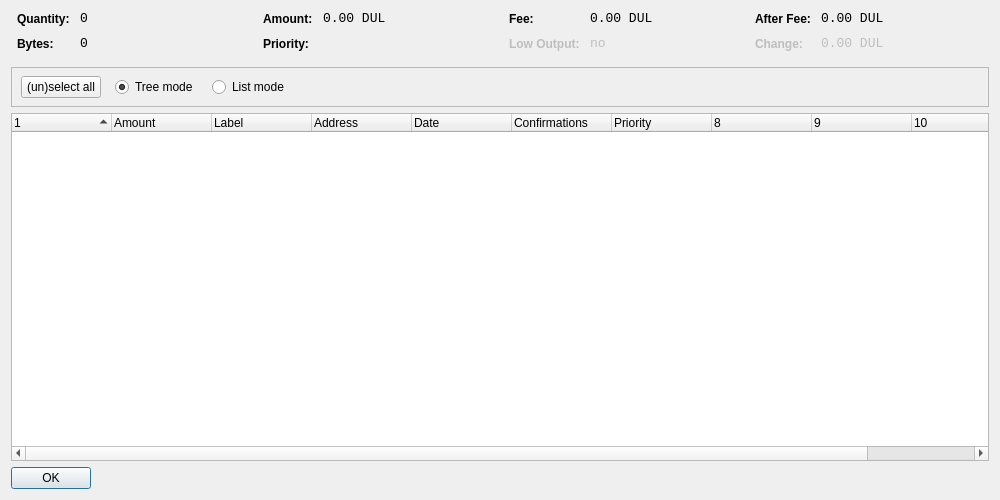
<?xml version="1.0" encoding="UTF-8"?>
<ui version="4.0">
 <class>CoinControlDialog</class>
 <widget class="QDialog" name="CoinControlDialog">
  <property name="geometry">
   <rect>
    <x>0</x>
    <y>0</y>
    <width>1000</width>
    <height>500</height>
   </rect>
  </property>
  <property name="windowTitle">
   <string>Coin Control</string>
  </property>
  <layout class="QVBoxLayout" name="verticalLayout">
   <item>
    <layout class="QHBoxLayout" name="horizontalLayoutTop" stretch="0,0,0,0">
     <property name="topMargin">
      <number>0</number>
     </property>
     <property name="bottomMargin">
      <number>10</number>
     </property>
     <item>
      <layout class="QFormLayout" name="formLayoutCoinControl1">
       <property name="horizontalSpacing">
        <number>10</number>
       </property>
       <property name="verticalSpacing">
        <number>10</number>
       </property>
       <property name="leftMargin">
        <number>6</number>
       </property>
       <property name="rightMargin">
        <number>6</number>
       </property>
       <item row="0" column="0">
        <widget class="QLabel" name="labelCoinControlQuantityText">
         <property name="styleSheet">
          <string notr="true">font-weight:bold;</string>
         </property>
         <property name="text">
          <string>Quantity:</string>
         </property>
        </widget>
       </item>
       <item row="0" column="1">
        <widget class="QLabel" name="labelCoinControlQuantity">
         <property name="font">
          <font>
           <family>Monospace</family>
           <pointsize>10</pointsize>
          </font>
         </property>
         <property name="cursor">
          <cursorShape>IBeamCursor</cursorShape>
         </property>
         <property name="contextMenuPolicy">
          <enum>Qt::ActionsContextMenu</enum>
         </property>
         <property name="text">
          <string>0</string>
         </property>
         <property name="textInteractionFlags">
          <set>Qt::LinksAccessibleByMouse|Qt::TextSelectableByKeyboard|Qt::TextSelectableByMouse</set>
         </property>
        </widget>
       </item>
       <item row="1" column="0">
        <widget class="QLabel" name="labelCoinControlBytesText">
         <property name="styleSheet">
          <string notr="true">font-weight:bold;</string>
         </property>
         <property name="text">
          <string>Bytes:</string>
         </property>
        </widget>
       </item>
       <item row="1" column="1">
        <widget class="QLabel" name="labelCoinControlBytes">
         <property name="font">
          <font>
           <family>Monospace</family>
           <pointsize>10</pointsize>
          </font>
         </property>
         <property name="cursor">
          <cursorShape>IBeamCursor</cursorShape>
         </property>
         <property name="contextMenuPolicy">
          <enum>Qt::ActionsContextMenu</enum>
         </property>
         <property name="text">
          <string>0</string>
         </property>
         <property name="textInteractionFlags">
          <set>Qt::LinksAccessibleByMouse|Qt::TextSelectableByKeyboard|Qt::TextSelectableByMouse</set>
         </property>
        </widget>
       </item>
      </layout>
     </item>
     <item>
      <layout class="QFormLayout" name="formLayoutCoinControl2">
       <property name="horizontalSpacing">
        <number>10</number>
       </property>
       <property name="verticalSpacing">
        <number>10</number>
       </property>
       <property name="leftMargin">
        <number>6</number>
       </property>
       <property name="rightMargin">
        <number>6</number>
       </property>
       <item row="0" column="0">
        <widget class="QLabel" name="labelCoinControlAmountText">
         <property name="styleSheet">
          <string notr="true">font-weight:bold;</string>
         </property>
         <property name="text">
          <string>Amount:</string>
         </property>
        </widget>
       </item>
       <item row="0" column="1">
        <widget class="QLabel" name="labelCoinControlAmount">
         <property name="font">
          <font>
           <family>Monospace</family>
           <pointsize>10</pointsize>
          </font>
         </property>
         <property name="cursor">
          <cursorShape>IBeamCursor</cursorShape>
         </property>
         <property name="contextMenuPolicy">
          <enum>Qt::ActionsContextMenu</enum>
         </property>
         <property name="text">
          <string>0.00 DUL</string>
         </property>
         <property name="textInteractionFlags">
          <set>Qt::LinksAccessibleByMouse|Qt::TextSelectableByKeyboard|Qt::TextSelectableByMouse</set>
         </property>
        </widget>
       </item>
       <item row="1" column="0">
        <widget class="QLabel" name="labelCoinControlPriorityText">
         <property name="styleSheet">
          <string notr="true">font-weight:bold;</string>
         </property>
         <property name="text">
          <string>Priority:</string>
         </property>
        </widget>
       </item>
       <item row="1" column="1">
        <widget class="QLabel" name="labelCoinControlPriority">
         <property name="font">
          <font>
           <family>Monospace</family>
           <pointsize>10</pointsize>
          </font>
         </property>
         <property name="cursor">
          <cursorShape>IBeamCursor</cursorShape>
         </property>
         <property name="contextMenuPolicy">
          <enum>Qt::ActionsContextMenu</enum>
         </property>
         <property name="text">
          <string/>
         </property>
         <property name="textInteractionFlags">
          <set>Qt::LinksAccessibleByMouse|Qt::TextSelectableByKeyboard|Qt::TextSelectableByMouse</set>
         </property>
        </widget>
       </item>
      </layout>
     </item>
     <item>
      <layout class="QFormLayout" name="formLayoutCoinControl3">
       <property name="horizontalSpacing">
        <number>10</number>
       </property>
       <property name="verticalSpacing">
        <number>10</number>
       </property>
       <property name="leftMargin">
        <number>6</number>
       </property>
       <property name="rightMargin">
        <number>6</number>
       </property>
       <item row="0" column="0">
        <widget class="QLabel" name="labelCoinControlFeeText">
         <property name="styleSheet">
          <string notr="true">font-weight:bold;</string>
         </property>
         <property name="text">
          <string>Fee:</string>
         </property>
        </widget>
       </item>
       <item row="0" column="1">
        <widget class="QLabel" name="labelCoinControlFee">
         <property name="font">
          <font>
           <family>Monospace</family>
           <pointsize>10</pointsize>
          </font>
         </property>
         <property name="cursor">
          <cursorShape>IBeamCursor</cursorShape>
         </property>
         <property name="contextMenuPolicy">
          <enum>Qt::ActionsContextMenu</enum>
         </property>
         <property name="text">
          <string>0.00 DUL</string>
         </property>
         <property name="textInteractionFlags">
          <set>Qt::LinksAccessibleByMouse|Qt::TextSelectableByKeyboard|Qt::TextSelectableByMouse</set>
         </property>
        </widget>
       </item>
       <item row="1" column="0">
        <widget class="QLabel" name="labelCoinControlLowOutputText">
         <property name="enabled">
          <bool>false</bool>
         </property>
         <property name="styleSheet">
          <string notr="true">font-weight:bold;</string>
         </property>
         <property name="text">
          <string>Low Output:</string>
         </property>
        </widget>
       </item>
       <item row="1" column="1">
        <widget class="QLabel" name="labelCoinControlLowOutput">
         <property name="enabled">
          <bool>false</bool>
         </property>
         <property name="font">
          <font>
           <family>Monospace</family>
           <pointsize>10</pointsize>
          </font>
         </property>
         <property name="cursor">
          <cursorShape>IBeamCursor</cursorShape>
         </property>
         <property name="contextMenuPolicy">
          <enum>Qt::ActionsContextMenu</enum>
         </property>
         <property name="text">
          <string>no</string>
         </property>
         <property name="textInteractionFlags">
          <set>Qt::LinksAccessibleByMouse|Qt::TextSelectableByKeyboard|Qt::TextSelectableByMouse</set>
         </property>
        </widget>
       </item>
      </layout>
     </item>
     <item>
      <layout class="QFormLayout" name="formLayoutCoinControl4">
       <property name="horizontalSpacing">
        <number>10</number>
       </property>
       <property name="verticalSpacing">
        <number>10</number>
       </property>
       <property name="leftMargin">
        <number>6</number>
       </property>
       <property name="rightMargin">
        <number>6</number>
       </property>
       <item row="0" column="0">
        <widget class="QLabel" name="labelCoinControlAfterFeeText">
         <property name="styleSheet">
          <string notr="true">font-weight:bold;</string>
         </property>
         <property name="text">
          <string>After Fee:</string>
         </property>
        </widget>
       </item>
       <item row="0" column="1">
        <widget class="QLabel" name="labelCoinControlAfterFee">
         <property name="font">
          <font>
           <family>Monospace</family>
           <pointsize>10</pointsize>
          </font>
         </property>
         <property name="cursor">
          <cursorShape>IBeamCursor</cursorShape>
         </property>
         <property name="contextMenuPolicy">
          <enum>Qt::ActionsContextMenu</enum>
         </property>
         <property name="text">
          <string>0.00 DUL</string>
         </property>
         <property name="textInteractionFlags">
          <set>Qt::LinksAccessibleByMouse|Qt::TextSelectableByKeyboard|Qt::TextSelectableByMouse</set>
         </property>
        </widget>
       </item>
       <item row="1" column="0">
        <widget class="QLabel" name="labelCoinControlChangeText">
         <property name="enabled">
          <bool>false</bool>
         </property>
         <property name="styleSheet">
          <string notr="true">font-weight:bold;</string>
         </property>
         <property name="text">
          <string>Change:</string>
         </property>
        </widget>
       </item>
       <item row="1" column="1">
        <widget class="QLabel" name="labelCoinControlChange">
         <property name="enabled">
          <bool>false</bool>
         </property>
         <property name="font">
          <font>
           <family>Monospace</family>
           <pointsize>10</pointsize>
          </font>
         </property>
         <property name="cursor">
          <cursorShape>IBeamCursor</cursorShape>
         </property>
         <property name="contextMenuPolicy">
          <enum>Qt::ActionsContextMenu</enum>
         </property>
         <property name="text">
          <string>0.00 DUL</string>
         </property>
         <property name="textInteractionFlags">
          <set>Qt::LinksAccessibleByMouse|Qt::TextSelectableByKeyboard|Qt::TextSelectableByMouse</set>
         </property>
        </widget>
       </item>
      </layout>
     </item>
    </layout>
   </item>
   <item>
    <widget class="QFrame" name="frame">
     <property name="minimumSize">
      <size>
       <width>0</width>
       <height>40</height>
      </size>
     </property>
     <property name="frameShape">
      <enum>QFrame::StyledPanel</enum>
     </property>
     <property name="frameShadow">
      <enum>QFrame::Sunken</enum>
     </property>
     <widget class="QWidget" name="horizontalLayoutWidget">
      <property name="geometry">
       <rect>
        <x>10</x>
        <y>0</y>
        <width>781</width>
        <height>41</height>
       </rect>
      </property>
      <layout class="QHBoxLayout" name="horizontalLayoutPanel" stretch="0,0,0,0,0">
       <property name="spacing">
        <number>14</number>
       </property>
       <item>
        <widget class="QPushButton" name="pushButtonSelectAll">
         <property name="sizePolicy">
          <sizepolicy hsizetype="Maximum" vsizetype="Fixed">
           <horstretch>0</horstretch>
           <verstretch>0</verstretch>
          </sizepolicy>
         </property>
         <property name="text">
          <string>(un)select all</string>
         </property>
        </widget>
       </item>
       <item>
        <widget class="QRadioButton" name="radioTreeMode">
         <property name="sizePolicy">
          <sizepolicy hsizetype="Maximum" vsizetype="Fixed">
           <horstretch>0</horstretch>
           <verstretch>0</verstretch>
          </sizepolicy>
         </property>
         <property name="text">
          <string>Tree mode</string>
         </property>
         <property name="checked">
          <bool>true</bool>
         </property>
        </widget>
       </item>
       <item>
        <widget class="QRadioButton" name="radioListMode">
         <property name="sizePolicy">
          <sizepolicy hsizetype="Maximum" vsizetype="Fixed">
           <horstretch>0</horstretch>
           <verstretch>0</verstretch>
          </sizepolicy>
         </property>
         <property name="text">
          <string>List mode</string>
         </property>
        </widget>
       </item>
       <item>
        <spacer name="horizontalSpacer">
         <property name="orientation">
          <enum>Qt::Horizontal</enum>
         </property>
         <property name="sizeHint" stdset="0">
          <size>
           <width>40</width>
           <height>20</height>
          </size>
         </property>
        </spacer>
       </item>
      </layout>
     </widget>
    </widget>
   </item>
   <item>
    <widget class="CoinControlTreeWidget" name="treeWidget">
     <property name="contextMenuPolicy">
      <enum>Qt::CustomContextMenu</enum>
     </property>
     <property name="sortingEnabled">
      <bool>false</bool>
     </property>
     <property name="columnCount">
      <number>11</number>
     </property>
     <attribute name="headerShowSortIndicator" stdset="0">
      <bool>true</bool>
     </attribute>
     <attribute name="headerStretchLastSection">
      <bool>false</bool>
     </attribute>
     <column>
      <property name="text">
       <string/>
      </property>
     </column>
     <column>
      <property name="text">
       <string>Amount</string>
      </property>
     </column>
     <column>
      <property name="text">
       <string>Label</string>
      </property>
     </column>
     <column>
      <property name="text">
       <string>Address</string>
      </property>
     </column>
     <column>
      <property name="text">
       <string>Date</string>
      </property>
     </column>
     <column>
      <property name="text">
       <string>Confirmations</string>
      </property>
      <property name="toolTip">
       <string>Confirmed</string>
      </property>
     </column>
     <column>
      <property name="text">
       <string>Priority</string>
      </property>
     </column>
     <column>
      <property name="text">
       <string/>
      </property>
     </column>
     <column>
      <property name="text">
       <string/>
      </property>
     </column>
     <column>
      <property name="text">
       <string/>
      </property>
     </column>
     <column>
      <property name="text">
       <string/>
      </property>
     </column>
    </widget>
   </item>
   <item>
    <widget class="QDialogButtonBox" name="buttonBox">
     <property name="sizePolicy">
      <sizepolicy hsizetype="Maximum" vsizetype="Fixed">
       <horstretch>0</horstretch>
       <verstretch>0</verstretch>
      </sizepolicy>
     </property>
     <property name="orientation">
      <enum>Qt::Horizontal</enum>
     </property>
     <property name="standardButtons">
      <set>QDialogButtonBox::Ok</set>
     </property>
    </widget>
   </item>
  </layout>
 </widget>
 <customwidgets>
  <customwidget>
   <class>CoinControlTreeWidget</class>
   <extends>QTreeWidget</extends>
   <header>coincontroltreewidget.h</header>
  </customwidget>
 </customwidgets>
 <resources/>
 <connections/>
</ui>
